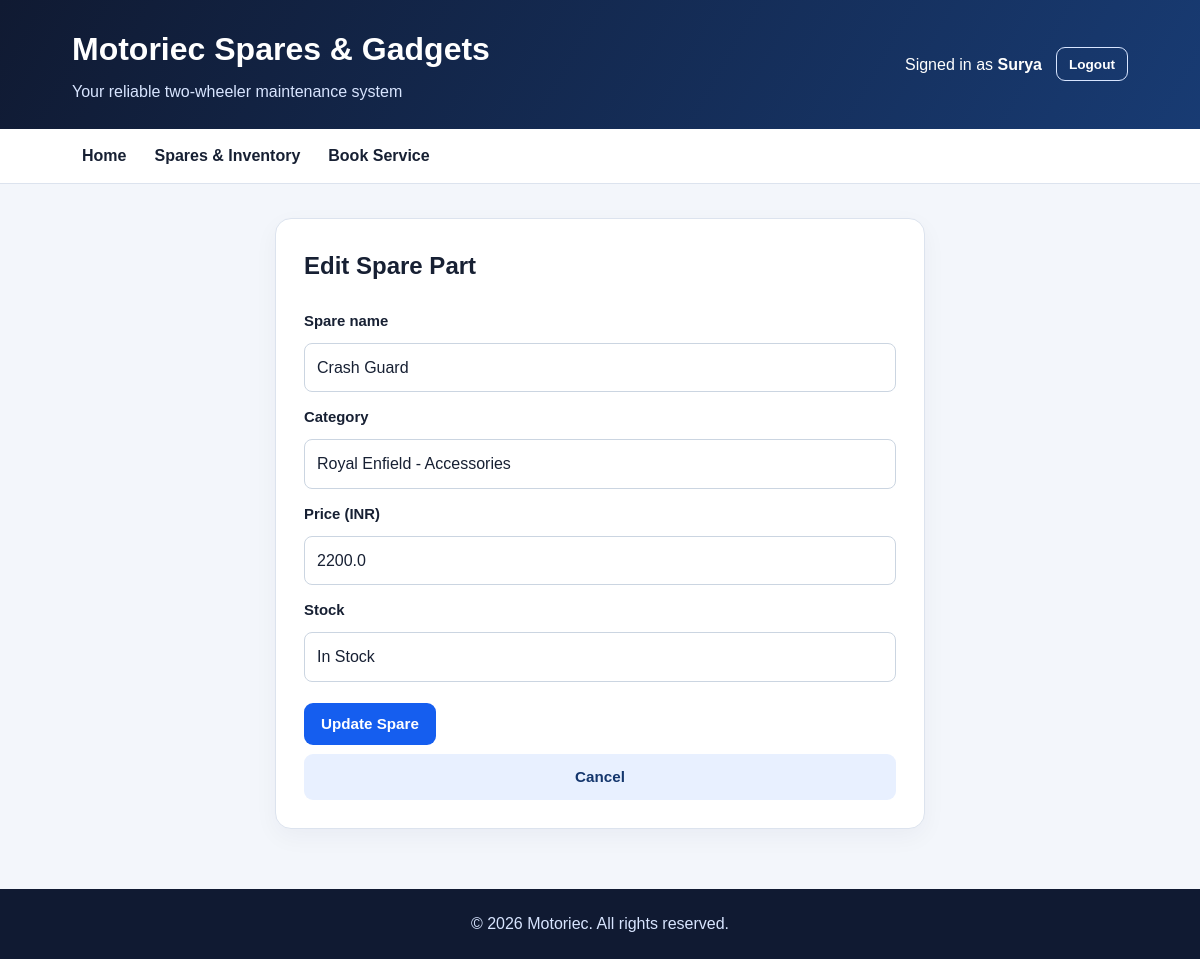
Screenshot of /spares/5/edit/ (signed in) with the database file from the repository.
### djangoapp/models.py (models this page shows, shortened)
class Spare(models.Model):
    name = models.CharField(max_length=100)
    category = models.CharField(max_length=100)
    price = models.FloatField()
    stock = models.CharField(max_length=50)

### djangoapp/views.py (the view, shortened to what this page needs)
# urls.py: path("spares/<int:id>/edit/", views.edit, name="edit"),
@login_required
def edit(request, id):
    spare = get_object_or_404(Spare, id=id)
    return render(request, "edit.html", {"spare": spare})

### djangoapp/templates/edit.html (shortened to what this page needs)
{% extends 'base.html' %}
{% block content %}
<section class="content-card narrow-card">
    <h2>Edit Spare Part</h2>
    <form method="post" class="data-form">
        <label for="name">Spare name</label>
        <input type="text" id="name" name="name" value="{{ spare.name }}" required>
        <label for="category">Category</label>
        <input type="text" id="category" name="category" value="{{ spare.category }}" required>
        <label for="price">Price (INR)</label>
        <input type="number" id="price" name="price" value="{{ spare.price }}" min="0" step="0.01" required>
        <label for="stock">Stock</label>
        <input type="text" id="stock" name="stock" value="{{ spare.stock }}" required>
        <button class="button" type="submit">Update Spare</button>
        <a class="button button-secondary" href="{% url 'spares' %}">Cancel</a>
    </form>
</section>
{% endblock %}

### djangoapp/templates/base.html (shortened to what this page needs)
{% load static %}
<!DOCTYPE html>
<html lang="en">
<head>
    <link rel="stylesheet" href="{% static 'css/style.css' %}">
</head>
<body>
    <header class="site-header">
        <div class="header-inner">
            <div>
                <h1>Motoriec Spares &amp; Gadgets</h1>
                <p>Your reliable two-wheeler maintenance system</p>
            </div>
            {% if user.is_authenticated %}
                <div class="account-box">
                    <span>Signed in as <strong>{{ user.username }}</strong></span>
                    <form method="post" action="{% url 'logout' %}">
                        <button class="button button-small button-outline" type="submit">Logout</button>
                    </form>
                </div>
            {% endif %}
        </div>
    </header>
    <nav class="main-nav">
        <ul>
            {% if user.is_authenticated %}
                <li><a href="{% url 'home' %}">Home</a></li>
                <li><a href="{% url 'spares' %}">Spares &amp; Inventory</a></li>
                <li><a href="{% url 'contact' %}">Book Service</a></li>
            {% else %}
                <li><a href="{% url 'login' %}">Login</a></li>
                <li><a href="{% url 'register' %}">Create Account</a></li>
            {% endif %}
        </ul>
    </nav>
    <main class="page-container">
        {% block content %}{% endblock %}
    </main>
    <footer class="site-footer">
        <p>&copy; 2026 Motoriec. All rights reserved.</p>
    </footer>
</body>
</html>

### djangoapp/static/css/style.css (style rules this page uses)
:root { --ink: #172033; --muted: #64748b; --surface: #ffffff; --background: #f3f6fb; --primary: #155eef; --primary-dark: #1049bd; --border: #dce3ee; --success-bg: #eaf8ef; --success-ink: #17663a; --error-bg: #fff0ef; --error-ink: #a62b24; }
* { box-sizing: border-box; }
body { margin: 0; background: var(--background); color: var(--ink); font-family: Arial, Helvetica, sans-serif; line-height: 1.6; }
.site-header { padding: 24px 6%; color: #fff; background: linear-gradient(120deg, #101a32, #183b73); }
.header-inner { max-width: 1180px; margin: 0 auto; display: flex; align-items: center; justify-content: space-between; gap: 24px; }
.site-header h1 { margin: 0; font-size: clamp(1.45rem, 3vw, 2rem); }
.site-header p { margin: 4px 0 0; color: #d8e5ff; }
.account-box { display: flex; align-items: center; gap: 14px; flex-wrap: wrap; }
.account-box form { margin: 0; }
.main-nav { background: #fff; border-bottom: 1px solid var(--border); }
.main-nav ul { max-width: 1180px; margin: 0 auto; padding: 0 6%; min-height: 54px; list-style: none; display: flex; align-items: center; gap: 28px; }
.main-nav a { color: var(--ink); text-decoration: none; font-weight: 700; }
.page-container { width: min(1180px, 88%); margin: 34px auto 60px; min-height: 55vh; }
.content-card, .auth-card, .hero-card, .arrival-note { background: var(--surface); border: 1px solid var(--border); border-radius: 16px; padding: 28px; margin-bottom: 24px; box-shadow: 0 8px 24px rgba(22, 34, 58, 0.045); }
.content-card h2, .auth-card h2 { margin-top: 0; }
.button { display: inline-flex; align-items: center; justify-content: center; border: 0; border-radius: 9px; padding: 11px 17px; min-height: 42px; color: #fff; background: var(--primary); font-weight: 700; font-size: .95rem; text-decoration: none; cursor: pointer; }
.button-secondary { color: #14366d; background: #e8f0ff; }
.button-outline { color: #fff; border: 1px solid #d8e5ff; background: transparent; }
.button-small { min-height: 34px; padding: 7px 12px; font-size: .85rem; }
.data-form { display: flex; flex-direction: column; gap: 9px; }
.data-form label { margin-top: 5px; font-weight: 700; font-size: .93rem; }
input, select, textarea { width: 100%; border: 1px solid #cbd5e1; border-radius: 8px; padding: 11px 12px; background: #fff; color: var(--ink); font: inherit; }
.data-form button { align-self: flex-start; margin-top: 12px; }
.narrow-card { max-width: 650px; margin-left: auto; margin-right: auto; }
.site-footer { padding: 22px 6%; text-align: center; background: #101a32; color: #d8e5ff; }
.site-footer p { margin: 0; }

### rows the page displays
Spare: name "Crash Guard", category "Royal Enfield - Accessories", price "2200.0", stock "In Stock"

### other values shown
{{ user.username }} "Surya"
